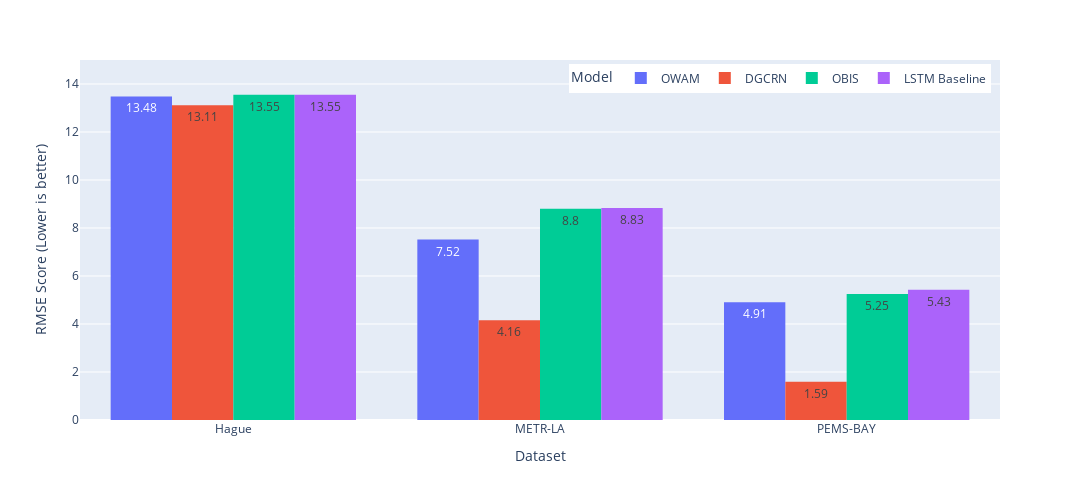

Notebook code cell kept with this figure:
### Code cell
# plot of accuracy comparison of OWAM vs previous models
fig = px.histogram(sample_df, x="data_name", y="RMSE",
             color='Model', barmode='group', text_auto=True, height=500, width=1080)
fig.update_yaxes(title='RMSE Score (Lower is better)',range=[0,15])
fig.update_xaxes(title='Dataset')
fig.update_layout(legend=dict(
    yanchor="top",
    y=0.99,
    xanchor="right",
    x=0.99,
    orientation="h",
), legend_font=dict(size=12))
fig.show()
pio.write_image(fig, 'plots/performance_RMSE.png',height=500, width = 1080, scale=4)

### Figure 1 — Plotly figure (JSON) as saved in the notebook; plotly's stock layout.template omitted (floating-point values rounded to 4 significant figures)
{"data": [{"alignmentgroup": "True", "bingroup": "x", "histfunc": "sum", "hovertemplate": "Model=OWAM<br>data_name=%{x}<br>sum of RMSE=%{y}<extra></extra>", "legendgroup": "OWAM", "marker": {"color": "#636efa", "pattern": {"shape": ""}}, "name": "OWAM", "offsetgroup": "OWAM", "orientation": "v", "showlegend": true, "texttemplate": "%{value}", "type": "histogram", "x": ["Hague", "METR-LA", "PEMS-BAY"], "xaxis": "x", "y": [13.48, 7.52, 4.91], "yaxis": "y"}, {"alignmentgroup": "True", "bingroup": "x", "histfunc": "sum", "hovertemplate": "Model=DGCRN<br>data_name=%{x}<br>sum of RMSE=%{y}<extra></extra>", "legendgroup": "DGCRN", "marker": {"color": "#EF553B", "pattern": {"shape": ""}}, "name": "DGCRN", "offsetgroup": "DGCRN", "orientation": "v", "showlegend": true, "texttemplate": "%{value}", "type": "histogram", "x": ["Hague", "METR-LA", "PEMS-BAY"], "xaxis": "x", "y": [13.11, 4.16, 1.59], "yaxis": "y"}, {"alignmentgroup": "True", "bingroup": "x", "histfunc": "sum", "hovertemplate": "Model=OBIS<br>data_name=%{x}<br>sum of RMSE=%{y}<extra></extra>", "legendgroup": "OBIS", "marker": {"color": "#00cc96", "pattern": {"shape": ""}}, "name": "OBIS", "offsetgroup": "OBIS", "orientation": "v", "showlegend": true, "texttemplate": "%{value}", "type": "histogram", "x": ["Hague", "METR-LA", "PEMS-BAY"], "xaxis": "x", "y": [13.55, 8.8, 5.25], "yaxis": "y"}, {"alignmentgroup": "True", "bingroup": "x", "histfunc": "sum", "hovertemplate": "Model=LSTM Baseline<br>data_name=%{x}<br>sum of RMSE=%{y}<extra></extra>", "legendgroup": "LSTM Baseline", "marker": {"color": "#ab63fa", "pattern": {"shape": ""}}, "name": "LSTM Baseline", "offsetgroup": "LSTM Baseline", "orientation": "v", "showlegend": true, "texttemplate": "%{value}", "type": "histogram", "x": ["Hague", "METR-LA", "PEMS-BAY"], "xaxis": "x", "y": [13.55, 8.83, 5.43], "yaxis": "y"}], "layout": {"barmode": "group", "height": 500, "legend": {"font": {"size": 12}, "orientation": "h", "title": {"text": "Model"}, "tracegroupgap": 0, "x": 0.99, "xanchor": "right", "y": 0.99, "yanchor": "top"}, "margin": {"t": 60}, "width": 1080, "xaxis": {"anchor": "y", "domain": [0, 1], "title": {"text": "Dataset"}}, "yaxis": {"anchor": "x", "domain": [0, 1], "range": [0, 15], "title": {"text": "RMSE Score (Lower is better)"}}}}
